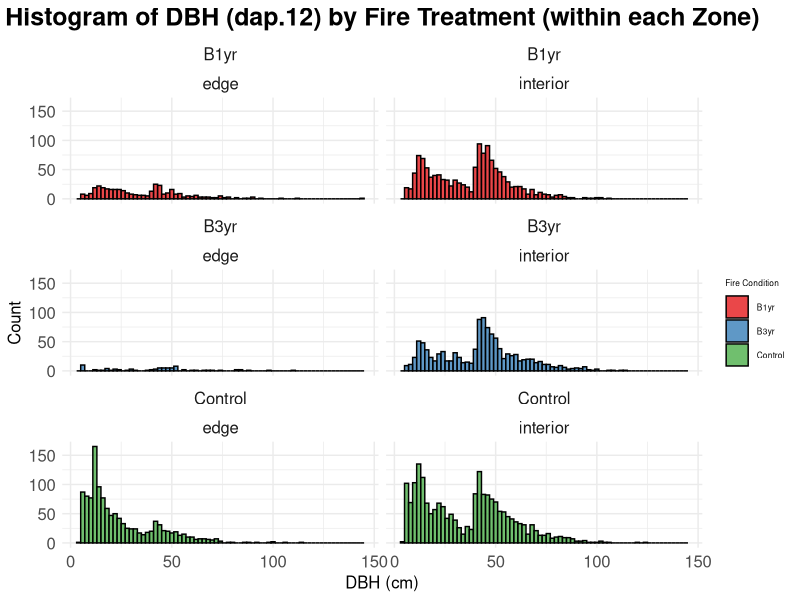
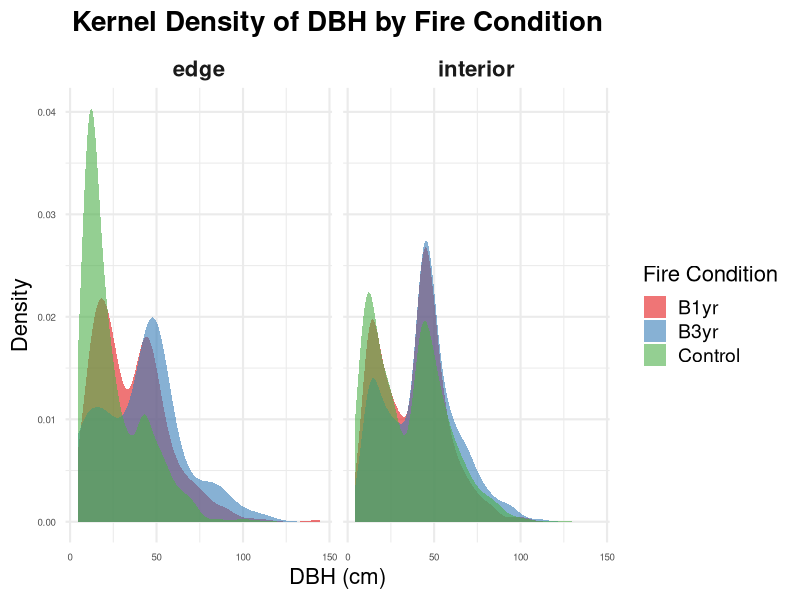
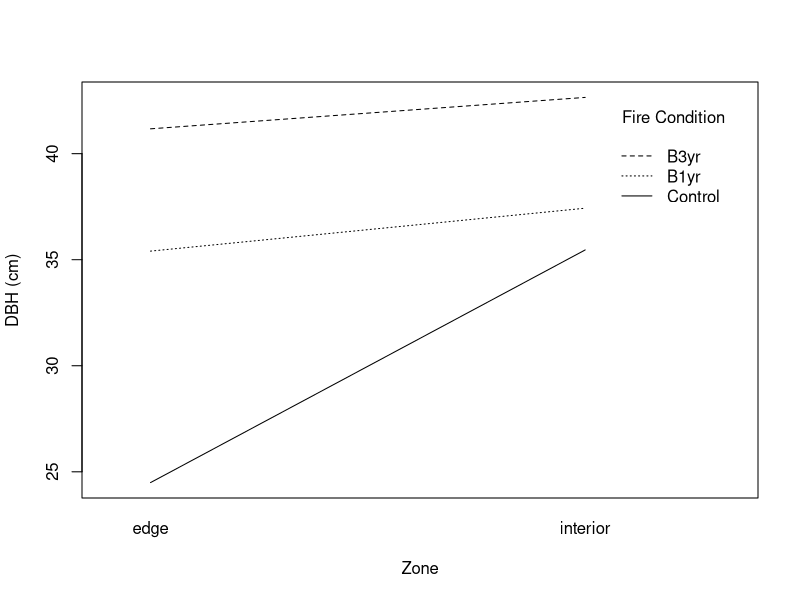

Source code (R) for these figures, in order:
## ---- chunk 1
#| message: false
#| warning: false
#| echo: true
#| results: "hide"
library(knitr)
library(scales)
library(tidyverse)

# maybe include other libraries:
library(dplyr)
library(tidyr)
library(ggplot2)
library(plotrix)
library(stringr)
library(GGally)

# set up default plotting format for ggplot2 graphs
theme_set(theme_bw())
## ---- chunk 2
t_d40 <- read.csv("mydata/master40_area1_julho_2024_edit.csv",header = TRUE)
t_d1020 <- read.csv("mydata/master1020_area1_julho_2024_edit.csv",header = TRUE)
t_d510 <- read.csv("mydata/master510_area1_julho_2024_edit.csv",header = TRUE)

#1.Subset interesting data, filter alive tree dataset in 2012
##(1)master40
t_yr_d40<-t_d40 %>% filter(dap.12>0 & mv.12=='v') 
newt_d40<-t_yr_d40%>% dplyr::select("placa","parcela","codigo","genero","nomecomum","linha","lodist","lo","nsdist","dap.12","data12","mv.12")
newt_d40<-na.omit(newt_d40)

##(2)master1020
t_yr_d1020<-t_d1020 %>% filter(dap.12>0 & mv.12=='v')
newt_d1020<-t_yr_d1020%>% dplyr::select("placa","parcela","codigo","genero","especie","nomecomum","ns","transecto","distancia","metragem","dap.12","data12","mv.12")
newt_d1020<-na.omit(newt_d1020)


##(3)master510
t_yr_d510<-t_d510%>%filter(dap.12>0 & mv.12=='v')
newt_d510<-t_yr_d510%>% dplyr::select("placa","parcela","codigo","genero","especie","nomecomum","metragem","nsdist","ns","transecto","dap.12","data12","mv.12")
newt_d510<-na.omit(newt_d510)


#2.Distinguishing edge forests from interior forests
##(1)master40
lines_linha<-c("1"=0,"2"=50,"3"=100,"4"=150,"5"=200,"6"=250,"7"=300,"8"=350,"9"=400,"10"=450,
                 "11"=500,"12"=550,"13"=600,"14"=650,"15"=700,"16"=750,"17"=800,"18"=850,"19"=900,"20"=950,
                 "21"=1000,"22"=1050,"23"=1100,"24"=1150,"25"=1200,"26"=1250,"27"=1300,"28"=1350,"29"=1400,"30"=1450,"31"=1500)
tran_lo<-c("L"=-1,"O"=1)
newt_d40$gx<-unname(lines_linha[newt_d40$linha])+newt_d40$lodist*unname(tran_lo[newt_d40$lo])
newt_d40$gy<-newt_d40$nsdist
newt_d40 <- newt_d40 %>%
  mutate(zone = case_when(
    gy >= 0 & gy <= 200 ~ "edge",
    gy > 200 & gy <= 1000 ~ "interior"
  ))

##(2)master1020
trans<-c("A"=0,"AA"=10,"AB"=30,"C"=100,"F"=250,"K"=500,"P"=750)
newt_d1020$gy<-unname(trans[newt_d1020$transecto])+newt_d1020$distancia
newt_d1020$gx<-newt_d1020$metragem
newt_d1020<-newt_d1020 %>% 
  filter(newt_d1020$gy>=0)

d20_39.9_newt_d1020<-newt_d1020 %>% filter(dap.12>=20 & dap.12<40)
d10_19.9_newt_d1020<-newt_d1020 %>% filter(dap.12>=10 & dap.12<20)

newt_d1020 <- newt_d1020 %>%
  mutate(zone = case_when(
    gy >= 0 & gy <= 200 ~ "edge",
    gy > 200 & gy <= 1000 ~ "interior"
  ))

##(3)master510
trans<-c("A"=0,"AA"=10,"AB"=30,"C"=100,"F"=250,"K"=500,"P"=750)
newt_d510$gx<-newt_d510$metragem
newt_d510$gy<-unname(trans[newt_d510$transecto])+newt_d510$nsdist

newt_d510 <- newt_d510 %>%
  mutate(zone = case_when(
    gy >= 0 & gy <= 200 ~ "edge",
    gy > 200 & gy <= 1000 ~ "interior"
  ))

head(newt_d40)
head(newt_d1020)
head(newt_d510)
## ---- chunk 3
d40<-newt_d40[,c("parcela","dap.12","zone")]
d1020<-newt_d1020[,c("parcela","dap.12","zone")]
d510<-newt_d510[,c("parcela","dap.12","zone")]

d40$dbh_class<-"dbh of 40 cm"
d1020$dbh_class<-"dbh greater than 10 cm"
d510$dbh_class<-"dbh greater than 5 cm"

all_data <- bind_rows(d40, d510, d1020)

all_data <- all_data %>%
  mutate(parcela = case_when(
    parcela == "A" ~ "Control",
    parcela == "B" ~ "B3yr",
    parcela == "C" ~ "B1yr",
  ))


summary_stats <- all_data %>%
  group_by(parcela, zone) %>%
  summarise(
    tree_count = n(),
    mean_dap = mean(dap.12, na.rm = TRUE),
    median_dap = median(dap.12, na.rm = TRUE),
    sd_dap = sd(dap.12, na.rm = TRUE),
    min_dap = min(dap.12, na.rm = TRUE),
    max_dap = max(dap.12, na.rm = TRUE)
  ) %>%
  arrange(parcela, zone)

print(summary_stats)

ggplot(all_data, aes(x = dap.12, fill = parcela)) +
  geom_histogram(binwidth = 2, alpha = 0.8, position = "dodge", color = "black") +
  facet_wrap(parcela~zone,nrow=3) +
  theme_minimal() +
  labs(title = "Histogram of DBH (dap.12) by Fire Treatment (within each Zone)",
       x = "DBH (cm)", y = "Count") +
  scale_fill_brewer(palette = "Set1")+
  labs(fill = "Fire Condition") +
  theme(
    plot.title = element_text(size = 18, face = "bold", hjust = 0.5),  
    axis.title = element_text(size = 12),  
    axis.text = element_text(size = 12),   
    legend.title = element_text(size = 6), 
    legend.text = element_text(size = 6),  
    strip.text = element_text(size = 12)  
  )

#kernel-density plots
ggplot(all_data, aes(x = dap.12, fill = parcela)) +
  geom_density(alpha = 0.6, color = NA) +
  facet_wrap(~zone) +
  labs(
    title = "Kernel Density of DBH by Fire Condition",
    x = "DBH (cm)",
    y = "Density",
    fill = "Fire Condition"
  ) +
  scale_fill_brewer(palette = "Set1") +
  theme_minimal(base_size = 16) +
  theme(
    plot.title = element_text(size = 20, face = "bold", hjust = 0.5),
    axis.title = element_text(size = 16),
    axis.text = element_text(size = 7),
    legend.title = element_text(size = 16),
    legend.text = element_text(size = 14),
    strip.text = element_text(size = 16, face = "bold")
  )


## ---- chunk 4
all_data$zone<-as.factor(all_data$zone)
all_data$parcela<-as.factor(all_data$parcela)
#H1
# One-way ANOVA: edge effect vs inland areas
# Compare the effects of 'zone' (edge, interior) on DBH (dap.12)
anova_edge <- aov(dap.12 ~ zone, data = all_data)
summary(anova_edge)


#H2
# One-way ANOVA: The effect of different fire conditions on DBH
# Compare the effects of 'fire_condition' (control, B1yr, B3yr) on DBH (dap.12)
anova_fire <- aov(dap.12 ~ parcela, data = all_data)
summary(anova_fire)


#H3
edge_data <- subset(all_data, zone == "edge")
interior_data <- subset(all_data, zone == "interior")

# ANOVA for edge
anova_edge_only <- aov(dap.12 ~ parcela, data = edge_data)
summary(anova_edge_only)

# Tukey HSD post-hoc for edge
tukey_edge <- TukeyHSD(anova_edge_only)
print(tukey_edge)


# ANOVA for interior
anova_interior_only <- aov(dap.12 ~ parcela, data = interior_data)
summary(anova_interior_only)

# Tukey HSD post-hoc for interior
tukey_interior <- TukeyHSD(anova_interior_only)
print(tukey_interior)


#H4
# Two-factor ANOVA: edge effect * Interaction of fire treatment on DBH
# Compare the interactions of 'zone' (edge, interior) and 'fire_condition' (control, B1yr, B3yr) on DBH (dap.12)
anova_interaction <- aov(dap.12 ~ zone * parcela, data = all_data)
summary(anova_interaction)

interaction.plot(all_data$zone, all_data$parcela, all_data$dap.12, 
                 xlab = "Zone", ylab = "DBH (cm)", trace.label = "Fire Condition")


